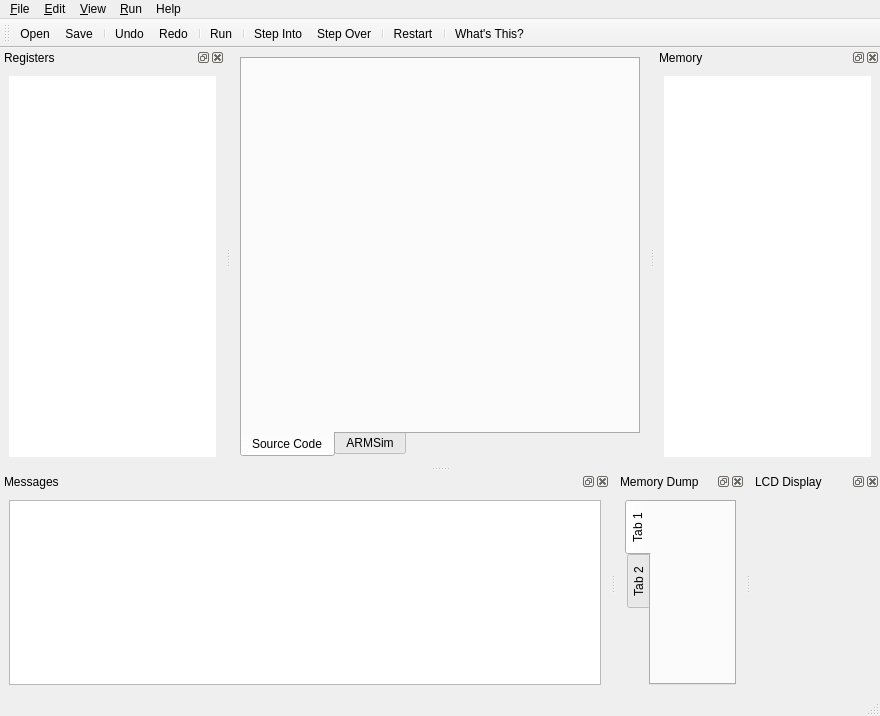
<?xml version="1.0" encoding="UTF-8"?>
<ui version="4.0">
 <class>MainWindow</class>
 <widget class="QMainWindow" name="MainWindow">
  <property name="geometry">
   <rect>
    <x>0</x>
    <y>0</y>
    <width>880</width>
    <height>716</height>
   </rect>
  </property>
  <property name="sizePolicy">
   <sizepolicy hsizetype="Preferred" vsizetype="Preferred">
    <horstretch>0</horstretch>
    <verstretch>0</verstretch>
   </sizepolicy>
  </property>
  <property name="windowTitle">
   <string notr="true">QtARMSim</string>
  </property>
  <property name="tabShape">
   <enum>QTabWidget::Rounded</enum>
  </property>
  <property name="dockNestingEnabled">
   <bool>true</bool>
  </property>
  <property name="dockOptions">
   <set>QMainWindow::AllowNestedDocks|QMainWindow::AllowTabbedDocks|QMainWindow::AnimatedDocks</set>
  </property>
  <widget class="QWidget" name="centralwidget">
   <property name="enabled">
    <bool>true</bool>
   </property>
   <property name="sizePolicy">
    <sizepolicy hsizetype="Preferred" vsizetype="Preferred">
     <horstretch>0</horstretch>
     <verstretch>1</verstretch>
    </sizepolicy>
   </property>
   <property name="maximumSize">
    <size>
     <width>16777215</width>
     <height>16777215</height>
    </size>
   </property>
   <layout class="QVBoxLayout" name="verticalLayout">
    <item>
     <widget class="QTabWidget" name="tabWidgetCode">
      <property name="minimumSize">
       <size>
        <width>400</width>
        <height>400</height>
       </size>
      </property>
      <property name="tabPosition">
       <enum>QTabWidget::South</enum>
      </property>
      <property name="currentIndex">
       <number>0</number>
      </property>
      <widget class="QWidget" name="tabSource">
       <property name="whatsThis">
        <string>The Source Code tab is used to edit the assembler source code that is going to be simmulated</string>
       </property>
       <attribute name="title">
        <string>Source Code</string>
       </attribute>
       <layout class="QVBoxLayout" name="verticalLayoutSource"/>
      </widget>
      <widget class="QWidget" name="tabARMSim">
       <property name="whatsThis">
        <string>The ArmSim tab is used to inspect and simmulate the ARM machine code generated after assembling the source code</string>
       </property>
       <property name="accessibleName">
        <string/>
       </property>
       <attribute name="title">
        <string>ARMSim</string>
       </attribute>
       <layout class="QVBoxLayout" name="verticalLayoutARMSim"/>
      </widget>
     </widget>
    </item>
   </layout>
  </widget>
  <widget class="QMenuBar" name="menubar">
   <property name="geometry">
    <rect>
     <x>0</x>
     <y>0</y>
     <width>880</width>
     <height>21</height>
    </rect>
   </property>
   <widget class="QMenu" name="menuFile">
    <property name="title">
     <string>&amp;File</string>
    </property>
    <addaction name="actionNew"/>
    <addaction name="actionOpen"/>
    <addaction name="separator"/>
    <addaction name="actionSave"/>
    <addaction name="actionSave_As"/>
    <addaction name="separator"/>
    <addaction name="actionQuit"/>
   </widget>
   <widget class="QMenu" name="menuRun">
    <property name="title">
     <string>&amp;Run</string>
    </property>
    <addaction name="actionRun"/>
    <addaction name="separator"/>
    <addaction name="actionStepInto"/>
    <addaction name="actionStepOver"/>
    <addaction name="separator"/>
    <addaction name="actionRestart"/>
    <addaction name="separator"/>
    <addaction name="actionBreakpoints"/>
    <addaction name="separator"/>
    <addaction name="actionReset_Registers"/>
    <addaction name="actionReset_Memory"/>
    <addaction name="actionClear_Console"/>
   </widget>
   <widget class="QMenu" name="menuHelp">
    <property name="title">
     <string>Help</string>
    </property>
    <addaction name="actionHelp"/>
    <addaction name="actionWhats_This"/>
    <addaction name="separator"/>
    <addaction name="actionAbout_Qt_ARMSim"/>
    <addaction name="actionAbout_ARMSim"/>
   </widget>
   <widget class="QMenu" name="menu_Window">
    <property name="title">
     <string>&amp;View</string>
    </property>
    <addaction name="actionShow_Statusbar"/>
    <addaction name="actionShow_Toolbar"/>
    <addaction name="actionShow_Registers"/>
    <addaction name="actionShow_Memory"/>
    <addaction name="actionShow_Messages"/>
    <addaction name="separator"/>
    <addaction name="actionRestore_Default_Layout"/>
    <addaction name="separator"/>
   </widget>
   <widget class="QMenu" name="menu_Edit">
    <property name="title">
     <string>&amp;Edit</string>
    </property>
    <addaction name="action_Undo"/>
    <addaction name="actionRedo"/>
    <addaction name="separator"/>
    <addaction name="actionCut"/>
    <addaction name="actionCopy"/>
    <addaction name="actionPaste"/>
    <addaction name="separator"/>
    <addaction name="actionSelect_All"/>
    <addaction name="separator"/>
    <addaction name="actionPreferences"/>
   </widget>
   <addaction name="menuFile"/>
   <addaction name="menu_Edit"/>
   <addaction name="menu_Window"/>
   <addaction name="menuRun"/>
   <addaction name="menuHelp"/>
  </widget>
  <widget class="QStatusBar" name="statusBar"/>
  <widget class="QToolBar" name="toolBar">
   <property name="sizePolicy">
    <sizepolicy hsizetype="Preferred" vsizetype="Preferred">
     <horstretch>0</horstretch>
     <verstretch>0</verstretch>
    </sizepolicy>
   </property>
   <property name="windowTitle">
    <string>Barra de herramientas</string>
   </property>
   <property name="toolButtonStyle">
    <enum>Qt::ToolButtonIconOnly</enum>
   </property>
   <attribute name="toolBarArea">
    <enum>TopToolBarArea</enum>
   </attribute>
   <attribute name="toolBarBreak">
    <bool>false</bool>
   </attribute>
   <addaction name="actionOpen"/>
   <addaction name="actionSave"/>
   <addaction name="separator"/>
   <addaction name="action_Undo"/>
   <addaction name="actionRedo"/>
   <addaction name="separator"/>
   <addaction name="actionRun"/>
   <addaction name="separator"/>
   <addaction name="actionStepInto"/>
   <addaction name="actionStepOver"/>
   <addaction name="separator"/>
   <addaction name="actionRestart"/>
   <addaction name="separator"/>
   <addaction name="actionWhats_This"/>
  </widget>
  <widget class="QDockWidget" name="dockWidgetRegisters">
   <property name="sizePolicy">
    <sizepolicy hsizetype="Preferred" vsizetype="Preferred">
     <horstretch>0</horstretch>
     <verstretch>0</verstretch>
    </sizepolicy>
   </property>
   <property name="minimumSize">
    <size>
     <width>86</width>
     <height>108</height>
    </size>
   </property>
   <property name="toolTip">
    <string/>
   </property>
   <property name="whatsThis">
    <string>The Registers dock shows the contents of the registers</string>
   </property>
   <property name="allowedAreas">
    <set>Qt::LeftDockWidgetArea|Qt::RightDockWidgetArea</set>
   </property>
   <property name="windowTitle">
    <string>Registers</string>
   </property>
   <attribute name="dockWidgetArea">
    <number>1</number>
   </attribute>
   <widget class="QWidget" name="dockWidgetContentsRegisters">
    <property name="sizePolicy">
     <sizepolicy hsizetype="Preferred" vsizetype="Preferred">
      <horstretch>0</horstretch>
      <verstretch>0</verstretch>
     </sizepolicy>
    </property>
    <layout class="QVBoxLayout" name="verticalLayout_6">
     <item>
      <widget class="MyQTreeView" name="treeViewRegisters">
       <property name="enabled">
        <bool>true</bool>
       </property>
       <property name="frameShape">
        <enum>QFrame::NoFrame</enum>
       </property>
       <property name="frameShadow">
        <enum>QFrame::Plain</enum>
       </property>
       <property name="lineWidth">
        <number>0</number>
       </property>
       <property name="alternatingRowColors">
        <bool>true</bool>
       </property>
      </widget>
     </item>
    </layout>
   </widget>
  </widget>
  <widget class="QDockWidget" name="dockWidgetMemory">
   <property name="minimumSize">
    <size>
     <width>180</width>
     <height>172</height>
    </size>
   </property>
   <property name="toolTip">
    <string/>
   </property>
   <property name="whatsThis">
    <string>The Memory dock shows the contents of the memory</string>
   </property>
   <property name="allowedAreas">
    <set>Qt::LeftDockWidgetArea|Qt::RightDockWidgetArea</set>
   </property>
   <property name="windowTitle">
    <string>Memory</string>
   </property>
   <attribute name="dockWidgetArea">
    <number>2</number>
   </attribute>
   <widget class="QWidget" name="dockWidgetContentsMemory">
    <layout class="QVBoxLayout" name="dockWidgetMemoryLayout">
     <item>
      <widget class="MyQTreeView" name="treeViewMemory">
       <property name="frameShape">
        <enum>QFrame::NoFrame</enum>
       </property>
       <property name="frameShadow">
        <enum>QFrame::Plain</enum>
       </property>
       <property name="lineWidth">
        <number>0</number>
       </property>
       <property name="alternatingRowColors">
        <bool>true</bool>
       </property>
      </widget>
     </item>
    </layout>
   </widget>
  </widget>
  <widget class="QDockWidget" name="dockWidgetMessages">
   <property name="whatsThis">
    <string>The Messages dock shows QtARMSim and ARMSim messages</string>
   </property>
   <property name="allowedAreas">
    <set>Qt::BottomDockWidgetArea</set>
   </property>
   <property name="windowTitle">
    <string>Messages</string>
   </property>
   <attribute name="dockWidgetArea">
    <number>8</number>
   </attribute>
   <widget class="QWidget" name="dockWidgetMessagesContents">
    <layout class="QVBoxLayout" name="verticalLayout_5">
     <item>
      <widget class="QTextEdit" name="textEditMessages">
       <property name="enabled">
        <bool>true</bool>
       </property>
       <property name="sizePolicy">
        <sizepolicy hsizetype="Expanding" vsizetype="Expanding">
         <horstretch>0</horstretch>
         <verstretch>0</verstretch>
        </sizepolicy>
       </property>
       <property name="maximumSize">
        <size>
         <width>16777215</width>
         <height>16777215</height>
        </size>
       </property>
       <property name="whatsThis">
        <string/>
       </property>
       <property name="documentTitle">
        <string/>
       </property>
       <property name="textInteractionFlags">
        <set>Qt::TextSelectableByKeyboard|Qt::TextSelectableByMouse</set>
       </property>
      </widget>
     </item>
    </layout>
   </widget>
  </widget>
  <widget class="QDockWidget" name="dockWidgetMemoryDump">
   <property name="whatsThis">
    <string>The Memory Dump dock shows the memory dump of the simulated system</string>
   </property>
   <property name="windowTitle">
    <string>Memory Dump</string>
   </property>
   <attribute name="dockWidgetArea">
    <number>8</number>
   </attribute>
   <widget class="QWidget" name="dockWidgetMemoryDumpContents">
    <layout class="QVBoxLayout" name="verticalLayout_2">
     <item>
      <widget class="QTabWidget" name="tabWidgetMemoryDump">
       <property name="tabPosition">
        <enum>QTabWidget::West</enum>
       </property>
       <widget class="QWidget" name="tab">
        <attribute name="title">
         <string>Tab 1</string>
        </attribute>
       </widget>
       <widget class="QWidget" name="tab_2">
        <attribute name="title">
         <string>Tab 2</string>
        </attribute>
       </widget>
      </widget>
     </item>
    </layout>
   </widget>
  </widget>
  <widget class="QDockWidget" name="dockWidgetLCDDisplay">
   <property name="whatsThis">
    <string>The LCD Display shows the output of a simulated LCD Display Device</string>
   </property>
   <property name="windowTitle">
    <string>LCD Display</string>
   </property>
   <attribute name="dockWidgetArea">
    <number>8</number>
   </attribute>
   <widget class="QWidget" name="dockWidgetLCDContents"/>
  </widget>
  <action name="actionWhats_This">
   <property name="icon">
    <iconset theme="system-help">
     <normaloff/>
     <normalon>:/themes/oxygen/48x48/categories/system-help.png</normalon>
    </iconset>
   </property>
   <property name="text">
    <string>What's &amp;This?</string>
   </property>
   <property name="statusTip">
    <string>¿Qué es esto?</string>
   </property>
   <property name="whatsThis">
    <string>Activa la ayuda</string>
   </property>
   <property name="shortcut">
    <string>Shift+F1</string>
   </property>
  </action>
  <action name="actionAbout_Qt_ARMSim">
   <property name="icon">
    <iconset theme="help-about">
     <normaloff/>
     <normalon>:/themes/oxygen/48x48/actions/help-about.png</normalon>
    </iconset>
   </property>
   <property name="text">
    <string>About QtARMSim</string>
   </property>
   <property name="statusTip">
    <string>Sobre spim</string>
   </property>
   <property name="whatsThis">
    <string>Imprime en el panel mensajes información sobre XSPIM</string>
   </property>
  </action>
  <action name="actionHelp">
   <property name="icon">
    <iconset theme="help-contents">
     <normaloff/>
     <normalon>:/themes/oxygen/48x48/actions/help-contents.png</normalon>
    </iconset>
   </property>
   <property name="text">
    <string>QtARMSim &amp;Help</string>
   </property>
   <property name="shortcut">
    <string>F1</string>
   </property>
  </action>
  <action name="actionAbout_ARMSim">
   <property name="icon">
    <iconset theme="help-about">
     <normaloff/>
     <normalon>:/themes/oxygen/48x48/actions/help-about.png</normalon>
    </iconset>
   </property>
   <property name="text">
    <string>About ARMSim</string>
   </property>
  </action>
  <action name="actionNew">
   <property name="icon">
    <iconset theme="document-new">
     <normaloff/>
     <normalon>:/themes/oxygen/48x48/actions/document-new.png</normalon>
    </iconset>
   </property>
   <property name="text">
    <string>&amp;New...</string>
   </property>
   <property name="shortcut">
    <string>Ctrl+N</string>
   </property>
  </action>
  <action name="actionOpen">
   <property name="icon">
    <iconset theme="document-open">
     <normaloff/>
     <normalon>:/themes/oxygen/48x48/actions/document-open.png</normalon>
    </iconset>
   </property>
   <property name="text">
    <string>&amp;Open...</string>
   </property>
   <property name="toolTip">
    <string>Open ARM assembler file</string>
   </property>
   <property name="shortcut">
    <string>Ctrl+O</string>
   </property>
  </action>
  <action name="actionSave">
   <property name="icon">
    <iconset theme="document-save">
     <normaloff/>
     <normalon>:/themes/oxygen/48x48/actions/document-save.png</normalon>
    </iconset>
   </property>
   <property name="text">
    <string>&amp;Save</string>
   </property>
   <property name="shortcut">
    <string>Ctrl+S</string>
   </property>
  </action>
  <action name="actionSave_As">
   <property name="icon">
    <iconset theme="document-save-as">
     <normaloff/>
     <normalon>:/themes/oxygen/48x48/actions/document-save-as.png</normalon>
    </iconset>
   </property>
   <property name="text">
    <string>Save &amp;As...</string>
   </property>
  </action>
  <action name="actionQuit">
   <property name="icon">
    <iconset theme="application-exit">
     <normaloff/>
     <normalon>:/themes/oxygen/48x48/actions/application-exit.png</normalon>
    </iconset>
   </property>
   <property name="text">
    <string>&amp;Quit</string>
   </property>
   <property name="shortcut">
    <string>Ctrl+Q</string>
   </property>
  </action>
  <action name="actionReset_Registers">
   <property name="text">
    <string>Reset R&amp;egisters</string>
   </property>
  </action>
  <action name="actionReset_Memory">
   <property name="text">
    <string>Reset &amp;Memory</string>
   </property>
  </action>
  <action name="actionClear_Console">
   <property name="text">
    <string>Clear &amp;Console</string>
   </property>
  </action>
  <action name="actionRun">
   <property name="icon">
    <iconset theme="system-run">
     <normaloff/>
     <normalon>:/themes/oxygen/48x48/actions/system-run.png</normalon>
    </iconset>
   </property>
   <property name="text">
    <string>&amp;Run</string>
   </property>
   <property name="shortcut">
    <string>Ctrl+F11</string>
   </property>
  </action>
  <action name="actionStepInto">
   <property name="icon">
    <iconset theme="debug-step-into">
     <normaloff/>
     <normalon>:/themes/oxygen/48x48/actions/debug-step-into.png</normalon>
    </iconset>
   </property>
   <property name="text">
    <string>Step &amp;Into</string>
   </property>
   <property name="toolTip">
    <string>Step Into</string>
   </property>
   <property name="shortcut">
    <string>F5</string>
   </property>
  </action>
  <action name="actionBreakpoints">
   <property name="text">
    <string>&amp;Breakpoints</string>
   </property>
   <property name="shortcut">
    <string>Ctrl+B</string>
   </property>
  </action>
  <action name="actionShow_Statusbar">
   <property name="checkable">
    <bool>true</bool>
   </property>
   <property name="checked">
    <bool>true</bool>
   </property>
   <property name="text">
    <string>Show St&amp;atusbar</string>
   </property>
  </action>
  <action name="actionShow_Toolbar">
   <property name="checkable">
    <bool>true</bool>
   </property>
   <property name="checked">
    <bool>true</bool>
   </property>
   <property name="text">
    <string>Show &amp;Toolbar</string>
   </property>
  </action>
  <action name="actionShow_Registers">
   <property name="checkable">
    <bool>true</bool>
   </property>
   <property name="checked">
    <bool>true</bool>
   </property>
   <property name="text">
    <string>Show &amp;Registers</string>
   </property>
  </action>
  <action name="actionShow_Memory">
   <property name="checkable">
    <bool>true</bool>
   </property>
   <property name="checked">
    <bool>true</bool>
   </property>
   <property name="text">
    <string>Show &amp;Memory</string>
   </property>
  </action>
  <action name="actionRestore_Default_Layout">
   <property name="text">
    <string>Restore Default &amp;Layout</string>
   </property>
   <property name="shortcut">
    <string>F3</string>
   </property>
  </action>
  <action name="actionPreferences">
   <property name="text">
    <string>&amp;Preferences...</string>
   </property>
  </action>
  <action name="action_Undo">
   <property name="icon">
    <iconset theme="edit-undo">
     <normaloff/>
     <normalon>:/themes/oxygen/48x48/actions/edit-undo.png</normalon>
    </iconset>
   </property>
   <property name="text">
    <string>&amp;Undo</string>
   </property>
   <property name="shortcut">
    <string>Ctrl+Z</string>
   </property>
  </action>
  <action name="actionRedo">
   <property name="icon">
    <iconset theme="edit-redo">
     <normaloff/>
     <normalon>:/themes/oxygen/48x48/actions/edit-redo.png</normalon>
    </iconset>
   </property>
   <property name="text">
    <string>Re&amp;do</string>
   </property>
   <property name="shortcut">
    <string>Ctrl+Shift+Z</string>
   </property>
  </action>
  <action name="actionCut">
   <property name="icon">
    <iconset theme="edit-cut">
     <normaloff/>
     <normalon>:/themes/oxygen/48x48/actions/edit-cut.png</normalon>
    </iconset>
   </property>
   <property name="text">
    <string>Cu&amp;t</string>
   </property>
   <property name="shortcut">
    <string>Ctrl+X</string>
   </property>
  </action>
  <action name="actionCopy">
   <property name="icon">
    <iconset theme="edit-copy">
     <normaloff/>
     <normalon>:/themes/oxygen/48x48/actions/edit-copy.png</normalon>
    </iconset>
   </property>
   <property name="text">
    <string>&amp;Copy</string>
   </property>
   <property name="shortcut">
    <string>Ctrl+C</string>
   </property>
  </action>
  <action name="actionPaste">
   <property name="icon">
    <iconset theme="edit-paste">
     <normaloff/>
     <normalon>:/themes/oxygen/48x48/actions/edit-paste.png</normalon>
    </iconset>
   </property>
   <property name="text">
    <string>&amp;Paste</string>
   </property>
   <property name="shortcut">
    <string>Ctrl+V</string>
   </property>
  </action>
  <action name="actionSelect_All">
   <property name="icon">
    <iconset theme="edit-select-all">
     <normaloff/>
     <normalon>:/themes/oxygen/48x48/actions/edit-select-all.png</normalon>
    </iconset>
   </property>
   <property name="text">
    <string>Select &amp;All</string>
   </property>
   <property name="shortcut">
    <string>Ctrl+A</string>
   </property>
  </action>
  <action name="actionShow_Messages">
   <property name="checkable">
    <bool>true</bool>
   </property>
   <property name="checked">
    <bool>true</bool>
   </property>
   <property name="text">
    <string>Show M&amp;essages</string>
   </property>
  </action>
  <action name="actionStepOver">
   <property name="icon">
    <iconset theme="debug-step-over">
     <normaloff/>
     <normalon>:/themes/oxygen/48x48/actions/debug-step-over.png</normalon>
    </iconset>
   </property>
   <property name="text">
    <string>Step &amp;Over</string>
   </property>
   <property name="toolTip">
    <string>Step Over</string>
   </property>
   <property name="shortcut">
    <string>F6</string>
   </property>
  </action>
  <action name="actionRestart">
   <property name="icon">
    <iconset theme="view-refresh">
     <normaloff/>
     <normalon>:/themes/oxygen/48x48/actions/view-refresh.png</normalon>
    </iconset>
   </property>
   <property name="text">
    <string>Re&amp;start</string>
   </property>
   <property name="toolTip">
    <string>Restart Simulation</string>
   </property>
   <property name="shortcut">
    <string>F4</string>
   </property>
  </action>
  <action name="actionResume">
   <property name="icon">
    <iconset theme="debug-run">
     <normaloff/>
     <normalon>:/themes/oxygen/48x48/actions/debug-run.png</normalon>
    </iconset>
   </property>
   <property name="text">
    <string>Resu&amp;me</string>
   </property>
   <property name="toolTip">
    <string>Resume Execution</string>
   </property>
   <property name="shortcut">
    <string>F8</string>
   </property>
  </action>
 </widget>
 <customwidgets>
  <customwidget>
   <class>MyQTreeView</class>
   <extends>QTreeView</extends>
   <header>..widget.myqtreeview.h</header>
  </customwidget>
 </customwidgets>
 <resources/>
 <connections/>
</ui>
